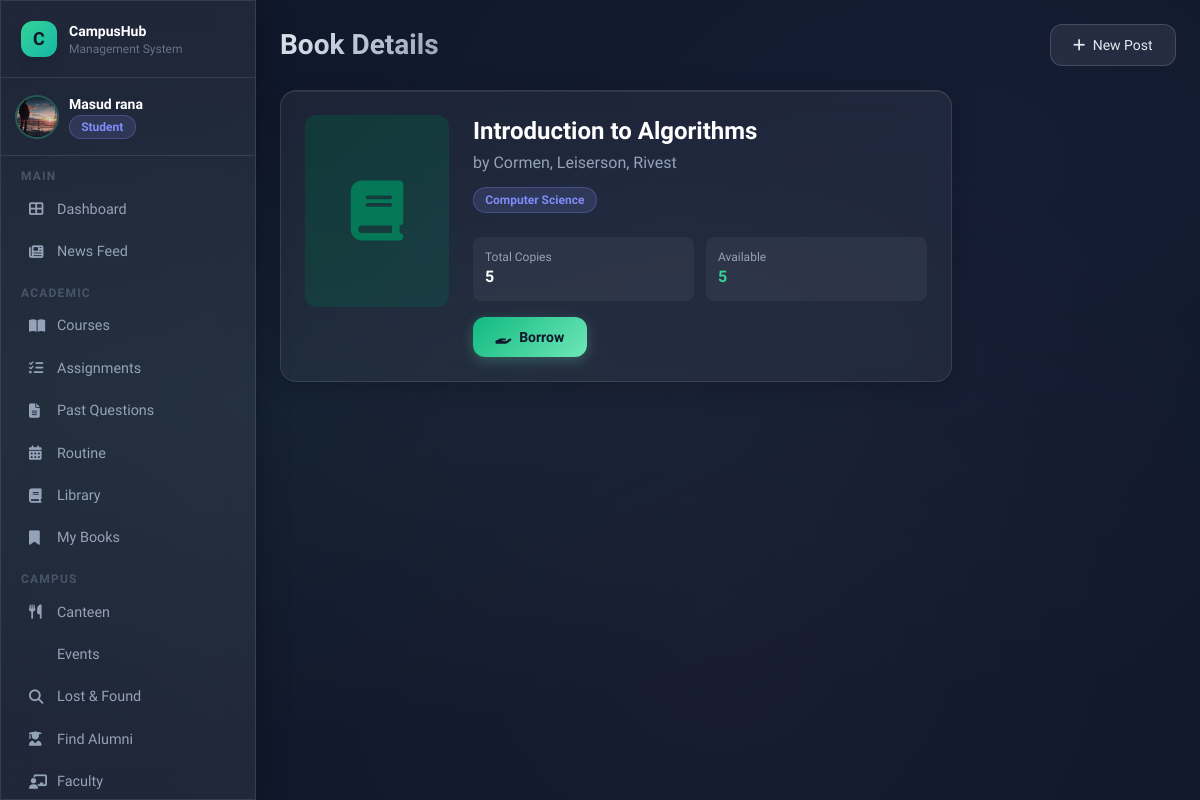
Page /library/1/ (signed in) on the committed database.
### users/models.py (models this page shows, shortened)
class User(AbstractUser):
    ROLE_CHOICES = [
        ('admin', 'Admin'),
        ('teacher', 'Teacher'),
        ('student', 'Student'),
        ('alumni', 'Alumni'),
    ]
    email = models.EmailField(unique=True)
    phone = models.CharField(max_length=20, blank=True)
    role = models.CharField(max_length=20, choices=ROLE_CHOICES, default='student')
    profile_picture = models.ImageField(upload_to='profile_pics/', blank=True, null=True)
    USERNAME_FIELD = 'email'
    REQUIRED_FIELDS = ['username']
    def is_student(self): return self.role == 'student'
    def is_alumni(self): return self.role == 'alumni'

### library/models.py (models this page shows, shortened)
class Book(models.Model):
    title = models.CharField(max_length=300)
    author = models.CharField(max_length=200)
    isbn = models.CharField(max_length=20, unique=True, blank=True)
    category = models.CharField(max_length=100, blank=True)
    total_copies = models.IntegerField(default=1)
    available_copies = models.IntegerField(default=1)
    cover_image = models.ImageField(upload_to='book_covers/', blank=True, null=True)
    description = models.TextField(blank=True)
    added_at = models.DateTimeField(auto_now_add=True)
    def is_available(self):
        return self.available_copies > 0

### library/views.py (the view)
    def wrapper(request, *args, **kwargs):
        if request.user.is_authenticated and request.user.is_alumni():
            messages.error(request, "Alumni do not have access to the Library.")
            return redirect('dashboard')
        return view_func(request, *args, **kwargs)

### library/views.py (called while the page is built)
def alumni_restricted(view_func):
    def wrapper(request, *args, **kwargs):
        if request.user.is_authenticated and request.user.is_alumni():
            messages.error(request, "Alumni do not have access to the Library.")
            return redirect('dashboard')
        return view_func(request, *args, **kwargs)
    wrapper.__name__ = view_func.__name__
    return wrapper

@login_required
@alumni_restricted
def book_detail(request, pk):
    book = get_object_or_404(Book, pk=pk)
    user_issue = BookIssue.objects.filter(book=book, borrower=request.user, status='issued').first()
    return render(request, 'library/book_detail.html', {'book': book, 'user_issue': user_issue})

### templates/library/book_detail.html (shortened to what this page needs)
{% extends 'base.html' %}
{% block page_title %}Book Details{% endblock %}
{% block content %}
<div class="max-w-2xl">
  <div class="glass-card p-6 flex gap-6">
    {% if book.cover_image %}
      <img src="{{ book.cover_image.url }}" class="w-36 h-48 object-cover rounded-xl shadow-xl flex-shrink-0">
    {% else %}
      <div class="w-36 h-48 rounded-xl bg-gradient-to-br from-emerald-900/50 to-teal-900/50 flex items-center justify-center text-6xl text-emerald-700 flex-shrink-0"><i class="fas fa-book"></i></div>
    {% endif %}
    <div class="flex-1">
      <h2 class="text-2xl font-bold text-white mb-1">{{ book.title }}</h2>
      <div class="text-slate-400 mb-3">by {{ book.author }}</div>
      {% if book.category %}<span class="badge badge-blue mb-3">{{ book.category }}</span>{% endif %}
      <div class="grid grid-cols-2 gap-3 mt-3">
        <div class="bg-white/5 rounded-lg p-3"><div class="text-xs text-slate-400">Total Copies</div><div class="text-white font-bold">{{ book.total_copies }}</div></div>
        <div class="bg-white/5 rounded-lg p-3"><div class="text-xs text-slate-400">Available</div><div class="{% if book.is_available %}text-emerald-400{% else %}text-red-400{% endif %} font-bold">{{ book.available_copies }}</div></div>
      </div>
      <div class="mt-4 flex gap-3">
        {% if user_issue %}
          <a href="{% url 'return_book' user_issue.pk %}" class="btn-danger text-sm"><i class="fas fa-undo mr-2"></i>Return Book</a>
          <span class="text-xs text-yellow-400 self-center">Due: {{ user_issue.return_deadline }}</span>
        {% elif book.is_available %}
          <a href="{% url 'borrow_book' book.pk %}" class="btn-primary text-sm"><i class="fas fa-hand-holding mr-2"></i>Borrow</a>
        {% else %}
          <span class="badge badge-red text-sm py-2 px-4">Currently Unavailable</span>
        {% endif %}
      </div>
    </div>
  </div>
</div>
{% endblock %}

### templates/base.html (shortened to what this page needs)
<!DOCTYPE html>
<html lang="en">
<head>
<script src="https://cdn.tailwindcss.com"></script>
<link rel="stylesheet" href="https://cdnjs.cloudflare.com/ajax/libs/font-awesome/6.4.0/css/all.min.css">
</head>
<body>
<div class="mesh-bg"></div>
{% if user.is_authenticated %}
<div class="flex min-h-screen">
  <aside class="w-64 flex-shrink-0 glass border-r border-white/10 flex flex-col fixed h-full z-20 overflow-y-auto scrollbar-thin">
    <div class="p-5 border-b border-white/10">
      <div class="flex items-center gap-3">
        <div class="w-9 h-9 rounded-xl bg-gradient-to-br from-emerald-400 to-teal-500 flex items-center justify-center text-slate-900 font-bold text-lg shadow-lg">C</div>
        <div>
          <div class="font-bold text-white text-sm">CampusHub</div>
          <div class="text-xs text-slate-500">Management System</div>
        </div>
      </div>
    </div>
    <div class="p-4 border-b border-white/10">
      <div class="flex items-center gap-3">
        {% if user.profile_picture %}
          <img src="{{ user.profile_picture.url }}" class="w-10 h-10 rounded-full object-cover ring-2 ring-emerald-400/30">
        {% else %}
          <div class="w-10 h-10 rounded-full bg-gradient-to-br from-indigo-500 to-purple-500 flex items-center justify-center text-white font-bold text-sm">
            {{ user.first_name|first|upper }}{{ user.last_name|first|upper }}
          </div>
        {% endif %}
        <div class="overflow-hidden">
          <div class="font-semibold text-sm text-white truncate">{{ user.get_full_name|default:user.username }}</div>
          <span class="badge {% if user.role == 'student' %}badge-blue{% elif user.role == 'teacher' %}badge-green{% elif user.role == 'alumni' %}badge-pink{% else %}badge-yellow{% endif %} text-xs">{{ user.role|title }}</span>
        </div>
      </div>
    </div>
    <nav class="p-3 flex-1">
      <div class="mb-2">
        <p class="text-xs text-slate-600 uppercase tracking-widest px-2 mb-1 font-semibold">Main</p>
        <a href="{% url 'dashboard' %}" class="sidebar-link {% if request.resolver_match.url_name == 'dashboard' %}active{% endif %}">
          <i class="fas fa-th-large w-4"></i> Dashboard
        </a>
        <a href="{% url 'post_list' %}" class="sidebar-link {% if 'post' in request.resolver_match.url_name %}active{% endif %}">
          <i class="fas fa-newspaper w-4"></i> News Feed
        </a>
      </div>
      {% if not user.is_alumni %}
      <div class="mb-2">
        <p class="text-xs text-slate-600 uppercase tracking-widest px-2 mb-1 mt-3 font-semibold">Academic</p>
        <a href="{% url 'course_list' %}" class="sidebar-link">
          <i class="fas fa-book-open w-4"></i> Courses
        </a>
        <a href="{% url 'assignment_list' %}" class="sidebar-link">
          <i class="fas fa-tasks w-4"></i> Assignments
        </a>
        <a href="{% url 'previous_questions' %}" class="sidebar-link">
          <i class="fas fa-file-alt w-4"></i> Past Questions
        </a>
        <a href="{% url 'routine' %}" class="sidebar-link">
          <i class="fas fa-calendar-alt w-4"></i> Routine
        </a>
        <a href="{% url 'book_list' %}" class="sidebar-link">
          <i class="fas fa-book w-4"></i> Library
        </a>
        <a href="{% url 'my_books' %}" class="sidebar-link">
          <i class="fas fa-bookmark w-4"></i> My Books
        </a>
      </div>
      {% endif %}
      <div class="mb-2">
        <p class="text-xs text-slate-600 uppercase tracking-widest px-2 mb-1 mt-3 font-semibold">Campus</p>
        <a href="{% url 'canteen_menu' %}" class="sidebar-link">
          <i class="fas fa-utensils w-4"></i> Canteen
        </a>
        <a href="{% url 'event_list' %}" class="sidebar-link">
           Events
        </a>
        <a href="{% url 'lost_found' %}" class="sidebar-link">
          <i class="fas fa-search w-4"></i> Lost & Found
        </a>
        {% if user.is_student %}
        <a href="{% url 'alumni_list' %}" class="sidebar-link">
          <i class="fas fa-user-graduate w-4"></i> Find Alumni
        </a>
        {% endif %}
        <a href="{% url 'faculty_list' %}" class="sidebar-link">
          <i class="fas fa-chalkboard-teacher w-4"></i> Faculty
        </a>
      </div>
    </nav>
  </aside>
  <main class="flex-1 ml-64 p-6 min-h-screen">
    <header class="flex items-center justify-between mb-6">
      <div>
        {% block page_header %}<h1 class="page-title">{% block page_title %}Dashboard{% endblock %}</h1>{% endblock %}
      </div>
      <div class="flex items-center gap-3">
        <a href="{% url 'create_post' %}" class="btn-secondary text-sm"><i class="fas fa-plus mr-1"></i> New Post</a>
      </div>
    </header>
    {% block content %}{% endblock %}
  </main>
</div>
{% else %}
{% block auth_content %}{% endblock %}
{% endif %}
</body>
</html>

### templates/base.html (style rules this page uses)
:root { --glass: rgba(255,255,255,0.07); --glass-border: rgba(255,255,255,0.12); --accent: #6ee7b7; --accent2: #818cf8; --accent3: #f9a8d4; }
* { font-family: 'Sora', sans-serif; }
body { background: #0f172a; color: #e2e8f0; min-height: 100vh; }
.glass { background: var(--glass); backdrop-filter: blur(16px); -webkit-backdrop-filter: blur(16px); border: 1px solid var(--glass-border); box-shadow: 0 8px 32px rgba(0,0,0,0.3); }
.glass-card { background: rgba(255,255,255,0.05); backdrop-filter: blur(12px); border: 1px solid rgba(255,255,255,0.1); border-radius: 1rem; box-shadow: 0 4px 24px rgba(0,0,0,0.2), inset 0 1px 0 rgba(255,255,255,0.08); transition: transform 0.2s ease, box-shadow 0.2s ease; }
.btn-primary { background: linear-gradient(135deg, #10b981, #6ee7b7); color: #0f172a; font-weight: 600; padding: 0.6rem 1.4rem; border-radius: 0.75rem; transition: all 0.2s; box-shadow: 0 4px 14px rgba(110,231,183,0.25); border: none; cursor: pointer; display: inline-block; text-decoration: none; }
.btn-secondary { background: rgba(255,255,255,0.08); border: 1px solid rgba(255,255,255,0.15); color: #e2e8f0; font-weight: 500; padding: 0.6rem 1.4rem; border-radius: 0.75rem; transition: all 0.2s; cursor: pointer; display: inline-block; text-decoration: none; }
.badge { display: inline-flex; align-items: center; gap: 0.3rem; padding: 0.2rem 0.7rem; border-radius: 9999px; font-size: 0.75rem; font-weight: 600; }
.badge-blue { background: rgba(129,140,248,0.15); color: #818cf8; border: 1px solid rgba(129,140,248,0.3); }
.sidebar-link { display: flex; align-items: center; gap: 0.75rem; padding: 0.65rem 1rem; border-radius: 0.75rem; color: #94a3b8; font-size: 0.9rem; font-weight: 500; transition: all 0.2s; text-decoration: none; }
.page-title { font-size: 1.75rem; font-weight: 700; background: linear-gradient(135deg, #e2e8f0, #94a3b8); -webkit-background-clip: text; -webkit-text-fill-color: transparent; }
.mesh-bg { position: fixed; inset: 0; z-index: -1; background: radial-gradient(ellipse at 20% 50%, rgba(110,231,183,0.05) 0%, transparent 60%), radial-gradient(ellipse at 80% 20%, rgba(129,140,248,0.05) 0%, transparent 60%), radial-gradient(ellipse at 60% 80%, rgba(249,168,212,0.04) 0%, transparent 60%), #0f172a; }

### rows in the picture
User: profile_picture (picture), get_full_name "Masud rana", role "Student"
Book: title "Introduction to Algorithms", author "Cormen, Leiserson, Rivest", category "Computer Science", total_copies "5", available_copies "5"
